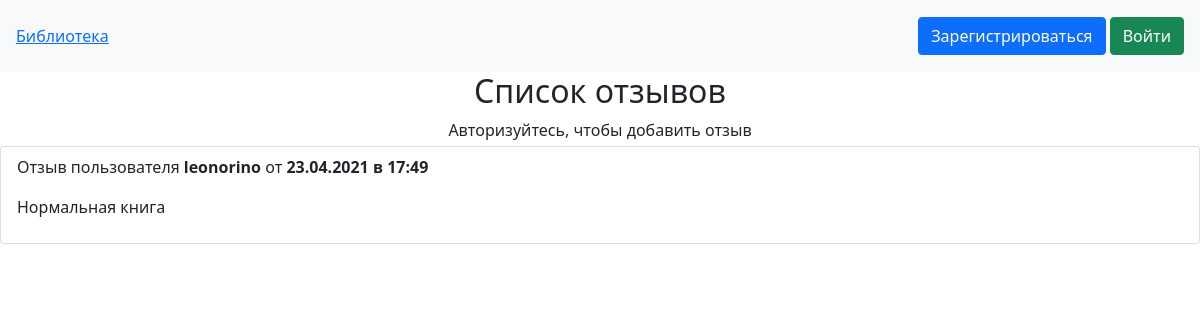
The app's page /books/id=1/reviews with its own data.
### models/review.py (models this page shows)
class Review(database, SerializerMixin):
    __tablename__ = "reviews"
    id = sqlalchemy.Column(sqlalchemy.Integer, primary_key=True,
                           autoincrement=True, nullable=False)
    rating = sqlalchemy.Column(sqlalchemy.Integer, nullable=False)
    content = sqlalchemy.Column(sqlalchemy.String, nullable=False)
    book_id = sqlalchemy.Column(sqlalchemy.Integer,
                                sqlalchemy.ForeignKey("books.id"))
    user_id = sqlalchemy.Column(sqlalchemy.Integer,
                                sqlalchemy.ForeignKey("users.id"))
    date_added = sqlalchemy.Column(sqlalchemy.DateTime, default=datetime.now,
                                   nullable=False)
    user = orm.relationship("User")
    book = orm.relationship("Book")

### models/user.py (models this page shows, shortened)
class User(database, UserMixin, SerializerMixin):
    __tablename__ = "users"
    id = sqlalchemy.Column(sqlalchemy.Integer, primary_key=True,
                           autoincrement=True, nullable=False)
    name = sqlalchemy.Column(sqlalchemy.String, nullable=False)
    hashed_password = sqlalchemy.Column(sqlalchemy.String, nullable=False)
    reviews = orm.relationship("Review", back_populates="user")
    added_books = orm.relationship("Book", back_populates="user")
    downloaded_books = orm.relationship("Book", secondary="user_to_book",
                                        backref="users")

### app.py (the view)
@app.route("/books/id=<int:book_id>/reviews", methods=["GET", "POST"])
def show_reviews_page(book_id):
    session = db_manager.create_session()
    book = session.query(Book).get(book_id)
    reviews = book.reviews
    return render_template("review_list.html", book=book)

### db_manager.py (called while the page is built)
def create_session() -> Session:
    global __factory
    return __factory()

### templates/review_list.html
{% extends "base.html" %}
{% block content %}
{% if not book.reviews %}
<h2 align="center">Отзывов пока нет</h2>
{% else %}
<h2 align="center">Список отзывов</h2>
{% endif %}
{% if current_user.is_authenticated %}
<div class="mb-1" style="text-align: center">
    <a class="btn btn-success" href="/books/id={{book.id}}/reviews/add">Добавить отзыв</a>
</div>
{% else %}
<p class="mb-1" align="center">Авторизуйтесь, чтобы добавить отзыв</p>
{% endif %}
<div class="list-group">
    {% for review in book.reviews %}
    <div class="list-group-item">
        {% set datetime = review.date_added.strftime("%d.%m.%Y %H:%M")%}
        <p>Отзыв пользователя <strong>{{review.user.name}}</strong> от <strong>{{datetime[0:10]}} в
            {{datetime[10:]}}</strong></p>
        <p>{{review.content}}</p>
    </div>
    {% endfor %}
</div>
{% endblock %}

### records on screen
Review: user.name "leonorino", datetime "23.04.2021", datetime "17:49", content "Нормальная книга"
